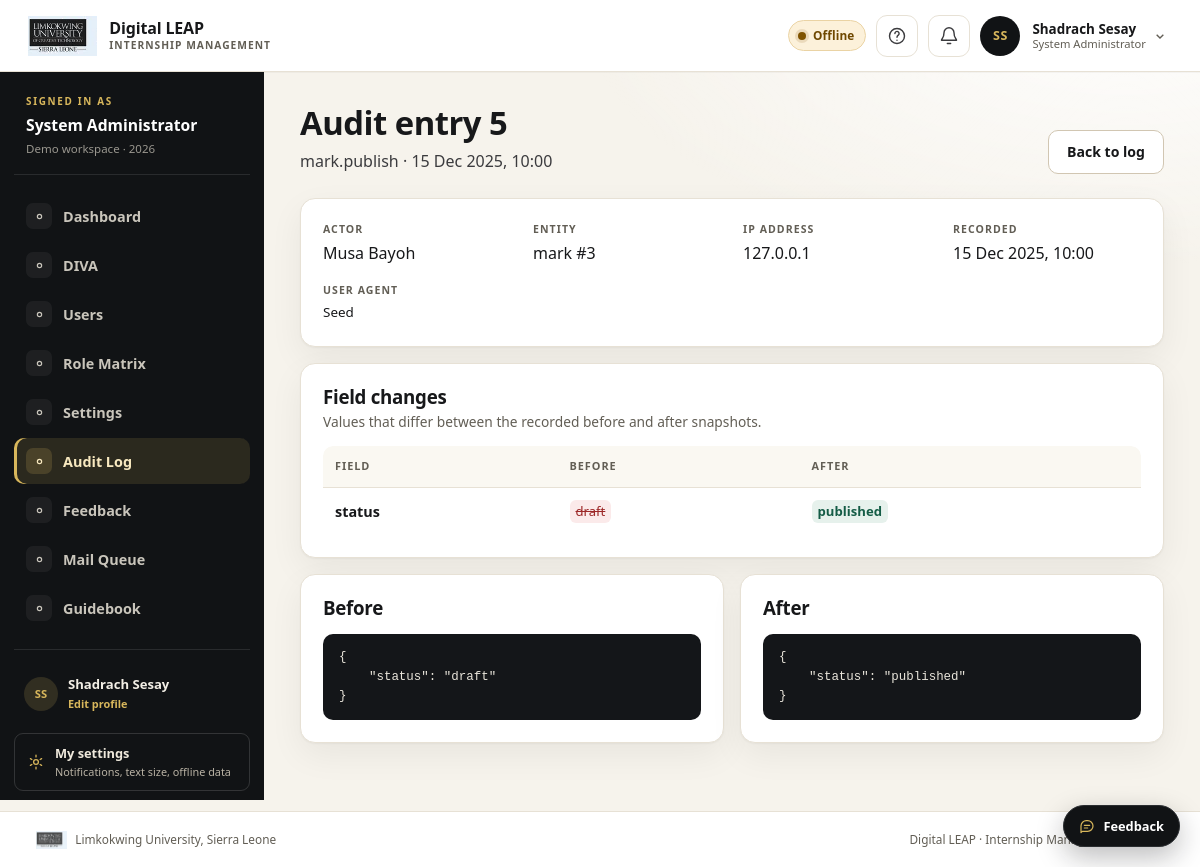
/digital-leap/index.php?r=admin/audit/view&id=5 (signed in), run on the app's committed database.
### tables this page shows
CREATE TABLE users (
  user_id           INT UNSIGNED NOT NULL AUTO_INCREMENT,
  role_id           TINYINT UNSIGNED NOT NULL,
  organisation_id   INT UNSIGNED NULL,
  first_name        VARCHAR(60)  NOT NULL,
  last_name         VARCHAR(60)  NOT NULL,
  email             VARCHAR(120) NOT NULL,
  phone             VARCHAR(25)  NULL,
  password_hash     VARCHAR(255) NULL,
  status            ENUM('invited','active','suspended') NOT NULL DEFAULT 'invited',
  must_change_password TINYINT(1) NOT NULL DEFAULT 0,
  failed_attempts   TINYINT UNSIGNED NOT NULL DEFAULT 0,
  locked_until      DATETIME NULL,
  last_login_at     DATETIME NULL,
  created_at        DATETIME NOT NULL DEFAULT CURRENT_TIMESTAMP,
  updated_at        DATETIME NOT NULL DEFAULT CURRENT_TIMESTAMP ON UPDATE CURRENT_TIMESTAMP,
  PRIMARY KEY (user_id),
  UNIQUE KEY uq_users_email (email),
  KEY idx_users_role (role_id, status),
  KEY idx_users_org (organisation_id),
  CONSTRAINT fk_users_role FOREIGN KEY (role_id) REFERENCES roles (role_id),
  CONSTRAINT fk_users_org FOREIGN KEY (organisation_id) REFERENCES organisation (org_id) ON DELETE SET NULL
);

CREATE TABLE roles (
  role_id     TINYINT UNSIGNED NOT NULL AUTO_INCREMENT,
  role_key    VARCHAR(30)  NOT NULL,
  role_name   VARCHAR(60)  NOT NULL,
  description VARCHAR(255) NULL,
  created_at  DATETIME NOT NULL DEFAULT CURRENT_TIMESTAMP,
  PRIMARY KEY (role_id),
  UNIQUE KEY uq_roles_key (role_key)
);

CREATE TABLE audit_log (
  audit_id    BIGINT UNSIGNED NOT NULL AUTO_INCREMENT,
  user_id     INT UNSIGNED NULL,
  action      VARCHAR(60) NOT NULL,
  entity_type VARCHAR(40) NULL,
  entity_id   INT UNSIGNED NULL,
  before_json JSON NULL,
  after_json  JSON NULL,
  ip_address  VARCHAR(45) NOT NULL,
  user_agent  VARCHAR(255) NULL,
  created_at  DATETIME NOT NULL DEFAULT CURRENT_TIMESTAMP,
  PRIMARY KEY (audit_id),
  KEY idx_audit_entity (entity_type, entity_id),
  KEY idx_audit_user (user_id, created_at),
  KEY idx_audit_action (action, created_at),
  CONSTRAINT fk_audit_user FOREIGN KEY (user_id) REFERENCES users (user_id) ON DELETE SET NULL
);

### digital-leap/app/Views/admin/audit_view.php (the view)
<?php
$format = static function ($value): string {
    if (is_array($value) || is_object($value)) {
        return (string) json_encode($value, JSON_UNESCAPED_UNICODE | JSON_UNESCAPED_SLASHES);
    }
    if ($value === null || $value === '') {
        return '—';
    }
    if (is_bool($value)) {
        return $value ? 'true' : 'false';
    }
    return (string) $value;
};
?>
<div class="page-head">
    <div>
        <h1>Audit entry <?= (int) $row['audit_id'] ?></h1>
        <p><?= e($row['action']) ?> · <?= e(fmt_dt($row['created_at'])) ?></p>
    </div>
    <div class="page-actions"><a class="btn btn-outline" href="<?= e(url('admin/audit', ['entity_type' => $row['entity_type'] ?? ''])) ?>">Back to log</a></div>
</div>
<div class="card">
    <div class="detail-grid">
        <div><span class="detail-label">Actor</span><div><?= $row['first_name'] !== null ? e($row['first_name'] . ' ' . $row['last_name']) : 'System' ?></div></div>
        <div><span class="detail-label">Entity</span><div><?= $row['entity_type'] !== null ? e($row['entity_type']) . ($row['entity_id'] !== null ? ' #' . (int) $row['entity_id'] : '') : '—' ?></div></div>
        <div><span class="detail-label">IP address</span><div><?= e($row['ip_address']) ?></div></div>
        <div><span class="detail-label">Recorded</span><div><?= e(fmt_dt($row['created_at'])) ?></div></div>
        <div class="detail-full"><span class="detail-label">User agent</span><div class="small"><?= e($row['user_agent'] ?? '—') ?></div></div>
    </div>
</div>
<div class="card">
    <div class="card-head"><div><h2>Field changes</h2><p>Values that differ between the recorded before and after snapshots.</p></div></div>
    <?php if ($changes === []): ?>
        <p class="empty">This entry carries no field-level diff. Open the snapshots below for the full payload.</p>
    <?php else: ?>
        <div class="table-wrap">
            <table class="table table--fit">
                <thead><tr><th>Field</th><th>Before</th><th>After</th></tr></thead>
                <tbody>
                <?php foreach ($changes as $change): ?>
                    <tr>
                        <td><strong><?= e($change['key']) ?></strong></td>
                        <td><span class="diff diff-old"><?= e($format($change['before'])) ?></span></td>
                        <td><span class="diff diff-new"><?= e($format($change['after'])) ?></span></td>
                    </tr>
                <?php endforeach; ?>
                </tbody>
            </table>
        </div>
    <?php endif; ?>
</div>
<div class="grid grid-2">
    <div class="card">
        <div class="card-head"><div><h2>Before</h2></div></div>
        <pre class="code-block"><?= e($before === [] ? 'No snapshot recorded.' : json_encode($before, JSON_PRETTY_PRINT | JSON_UNESCAPED_SLASHES | JSON_UNESCAPED_UNICODE)) ?></pre>
    </div>
    <div class="card">
        <div class="card-head"><div><h2>After</h2></div></div>
        <pre class="code-block"><?= e($after === [] ? 'No snapshot recorded.' : json_encode($after, JSON_PRETTY_PRINT | JSON_UNESCAPED_SLASHES | JSON_UNESCAPED_UNICODE)) ?></pre>
    </div>
</div>

### digital-leap/app/Views/layout.php (shortened to what the rows shown need)
<?php
$user = Auth::user();
$route = (string) ($_GET['r'] ?? '');
$unread = 0;
if ($user !== null) {
    $unread = (int) Database::val('SELECT COUNT(*) FROM notification WHERE user_id = ? AND is_read = 0', [(int) $user['user_id']]);
}
$prefUid = $user === null ? 0 : (int) $user['user_id'];
$textSize = Preference::textSize($prefUid);
$calmMotion = Preference::reduceMotion($prefUid);
$nav = $user === null ? [] : nav_items();
$avatarUrl = $user === null ? null : avatar_url($user);
$authRoutes = ['login', 'register', 'forgot', 'reset', 'token/supervisor'];
$isAuthPage = $user === null && in_array($route, $authRoutes, true);
?>
<!doctype html>
<html lang="en" data-text-size="<?= e($textSize) ?>"<?= $calmMotion ? ' data-reduce-motion="on"' : '' ?>>
<head>
<link rel="stylesheet" href="<?= e(asset('css/app.css')) ?>">
</head>
<body class="<?= $user !== null ? 'app-shell' : ($isAuthPage ? 'auth-shell' : 'landing-shell') ?>" data-role="<?= e($user !== null ? (string) Auth::role() : 'guest') ?>" data-page="<?= e($route) ?>">
<?php if ($user !== null): ?>
<header class="topbar">
    <div class="topbar-left">
        <a class="brand" href="<?= e(url('dashboard')) ?>" data-tour="brand">
            <img class="brand-logo" src="<?= e(asset('img/limkokwing-logo.png')) ?>" alt="Limkokwing University of Creative Technology, Sierra Leone">
            <span class="brand-text">Digital LEAP<small>Internship Management</small></span>
        </a>
    </div>
    <div class="topbar-right">
        <p class="net-pill" data-net-status data-state="online" role="status" aria-live="polite">
            <span class="net-dot" aria-hidden="true"></span><span class="net-text">Online</span>
        </p>
        <button class="icon-btn tour-trigger" type="button" data-tour-start aria-label="Take a guided tour" title="Take a guided tour">
            <svg viewBox="0 0 24 24" aria-hidden="true"><circle cx="12" cy="12" r="9"/><path d="M9.5 9a2.5 2.5 0 1 1 4 2c-.9.7-1.5 1.2-1.5 2.5"/><path d="M12 17h.01"/></svg>
        </button>
        <div class="menu-wrap">
            <button class="icon-btn bell-btn" type="button" data-notif-toggle aria-expanded="false" aria-controls="notif-panel" aria-label="Notifications<?= $unread > 0 ? ', ' . $unread . ' unread' : '' ?>" data-tour="notifications">
                <svg viewBox="0 0 24 24" aria-hidden="true"><path d="M18 8a6 6 0 0 0-12 0c0 7-3 7-3 9h18c0-2-3-2-3-9"/><path d="M10 21h4"/></svg>
            </button>
        </div>
        <div class="menu-wrap user-chip" data-tour="profile">
            <a class="avatar-link" href="<?= e(url('profile')) ?>" aria-label="Open my profile to edit details and profile photo">
                <?php if ($avatarUrl !== null): ?>
                    <img class="avatar avatar-img" src="<?= e($avatarUrl) ?>" alt="">
                <?php else: ?>
                    <span class="avatar" aria-hidden="true"><?= e(initials((string) $user['first_name'], (string) $user['last_name'])) ?></span>
                <?php endif; ?>
            </a>
            <button class="user-menu-toggle" type="button" data-user-toggle aria-expanded="false" aria-controls="user-menu">
                <span class="user-meta">
                    <strong><?= e($user['first_name'] . ' ' . $user['last_name']) ?></strong>
                    <small><?= e($user['role_name']) ?></small>
                </span>
                <svg class="menu-caret" viewBox="0 0 24 24" aria-hidden="true"><path d="m7 10 5 5 5-5"/></svg>
            </button>
        </div>
    </div>
</header>
<div class="shell">
    <aside class="sidebar" id="sidebar">
        <div class="sidebar-role">
            <span class="sidebar-role-label">Signed in as</span>
            <strong><?= e($user['role_name']) ?></strong>
            <span class="sidebar-role-sub">Demo workspace · <?= e(date('Y')) ?></span>
        </div>
        <nav aria-label="Main navigation" data-tour="nav">
            <?php foreach ($nav as [$href, $label]): ?>
                <?php $isActive = $route === $href || str_starts_with($route, $href . '/'); ?>
                <a href="<?= e(url($href)) ?>" class="<?= $isActive ? 'active' : '' ?>"<?= $isActive ? ' aria-current="page"' : '' ?>>
                    <span class="nav-ico" aria-hidden="true"><svg viewBox="0 0 24 24"><?= $navIcons[$href] ?? '<circle cx="12" cy="12" r="3"/>' ?></svg></span>
                    <span><?= e($label) ?></span>
                </a>
            <?php endforeach; ?>
        </nav>
        <div class="sidebar-foot">
            <a class="sidebar-profile" href="<?= e(url('profile')) ?>">
                <?= avatar_html(['user_id' => (int) ($user['user_id'] ?? 0), 'first_name' => (string) $user['first_name'], 'last_name' => (string) $user['last_name']], 'sidebar-avatar') ?>
                <span><?= e($user['first_name'] . ' ' . $user['last_name']) ?><small>Edit profile</small></span>
            </a>
            <a class="sidebar-settings" href="<?= e(url('settings')) ?>">
                <svg viewBox="0 0 24 24" aria-hidden="true"><circle cx="12" cy="12" r="3.2"/><path d="M12 2.8v2.4M12 18.8v2.4M4.5 7.5l2 1.2M17.5 15.3l2 1.2M4.5 16.5l2-1.2M17.5 8.7l2-1.2"/></svg>
                <span>My settings<small>Notifications, text size, offline data</small></span>
            </a>
        </div>
    </aside>
    <main id="main" class="main">
        <?= $content ?>
    </main>
</div>
<?php endif; ?>
</body>
</html>

### digital-leap/app/helpers.php (shortened to what the rows shown need)
<?php
function e($value): string
{
    return htmlspecialchars((string) ($value ?? ''), ENT_QUOTES, 'UTF-8');
}
function url(string $route = '', array $params = []): string
{
    $base = $GLOBALS['base'] ?? '';
    $query = ['r' => $route] + $params;
    return $base . '/index.php?' . http_build_query($query);
}
function asset(string $path): string
{
    $path = ltrim($path, '/');
    $file = BASE_PATH . '/public/assets/' . $path;
    $version = is_file($file) ? '?v=' . filemtime($file) : '';
    return ($GLOBALS['base'] ?? '') . '/public/assets/' . $path . $version;
}
function qget(string $key, $default = null)
{
    return $_GET[$key] ?? $default;
}
function fmt_dt(?string $value): string
{
    $ts = strtotime($value);
    return $ts ? date('d M Y, H:i', $ts) : '—';
}
function initials(string $first, string $last): string
{
    return strtoupper(substr($first, 0, 1) . substr($last, 0, 1));
}
function avatar_file(int $userId): ?string
{
    $dir = STORAGE_PATH . '/uploads/avatars';
    foreach (['jpg', 'jpeg', 'png', 'webp'] as $ext) {
        $path = $dir . '/' . $userId . '.' . $ext;
    }
    return null;
}
function avatar_url(?array $user = null): ?string
{
    $id = (int) ($user['user_id'] ?? \Leap\Core\Auth::id());
    $file = avatar_file($id);
    if ($file === null) {
        return null;
    }
    return url('avatar', ['u' => $id, 'v' => filemtime($file) . '-' . filesize($file)]);
}
function avatar_html(array $user, string $class = 'chat-avatar'): string
{
    $id = (int) ($user['user_id'] ?? 0);
    $first = (string) ($user['first_name'] ?? '');
    $last = (string) ($user['last_name'] ?? '');
    $file = $id > 0 && \Leap\Controllers\ProfileController::canViewAvatar($id) ? avatar_file($id) : null;
    return '<span class="' . e($class) . '" aria-hidden="true">' . e(initials($first, $last)) . '</span>';
}

### data on the page
users: first_name+last_name "SS", first_name+last_name "Shadrach Sesay", role.role_name "System Administrator", initials($first, $last) "SS"
audit_log: audit_id "5", action "mark.publish", created_at "15 Dec 2025, 10:00", user.last_name "Musa Bayoh", entity_type "mark", entity "3", ip_address "127.0.0.1", user_agent "Seed"

### other printed values
$label "Dashboard"
$label "DIVA"
$label "Users"
$label "Role Matrix"
$label "Settings"
$label "Audit Log"
$label "Feedback"
$label "Mail Queue"
$label "Guidebook"
$change['key'] "status"
$format($change['before']) "draft"
$format($change['after']) "published"
